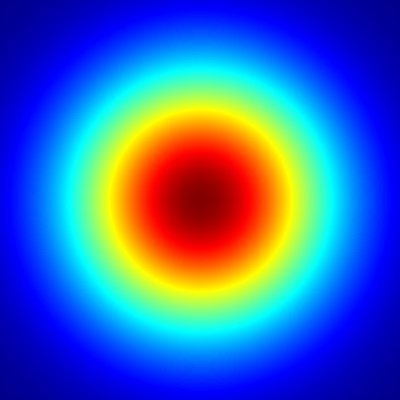
#> input picture color开方.jpg, 400 x 400 px
$ python -i ImageAugment.py   (imports and definitions only)   (older library calls are emulated)
#> lines starting #> are read from the running program, lines starting #| are printed output that depends on the picture; after the words box and inside, x2 and y2 are one past the last pixel; in counts of white or black regions, pixels touching at a corner belong together
# -*- coding: utf-8 -*-

"""
******不改变原始xml的一些数据增强方法 type 1-10*******
把增强后的图像和xml一起放入新的文件夹
rootpath:picture_xml原始路径
savepath：picture_xml保存路径
*******改变原始 xml的一些数据增强方法  type 11-15******
修改图片的同时修改对应的xml
file_path:传入类别的信息txt，最好和生成labelmap的顺序一致
rootpath:picture_xml原始路径
savepath：picture_xml保存路径

11:自定义裁剪，图像大小 w,h，例如 w=400,h=600
12：自定义平移，平移比例 w,h [0-1] 例如w=0.1,h=0,2
13：自定义缩放，调整图像大小 w,h,例如 w=400,h=600
14：图像翻转
15:图像任意旋转，传入旋转角度列表anglelist=[90,-90]

"""
import cv2
import random
import math
import os,shutil
import numpy as np
from PIL import Image, ImageStat
from skimage import exposure
import matplotlib.pyplot as plt
import tensorlayer as tl
from lxml.etree import Element, SubElement, tostring
import xml.etree.ElementTree as ET


# [28 lines left out: functions hisColor_Img, clahe_Img, not called in this run]

def whiteBalance_Img(path):
    """
    对图像白平衡处理
    """
#> called with path = 'color开方.jpg'
    img = cv2.imread(path)
#> img is the input picture: shape (400, 400, 3); mean B, G, R 178.1, 100.7, 59.7
    b, g, r = cv2.split(img)
    Y = 0.299 * r + 0.587 * g + 0.114 * b
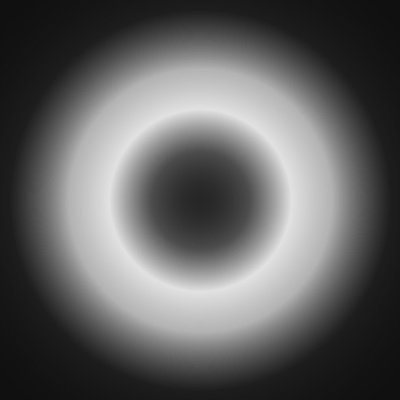
#> Y: shape (400, 400) float64; min 16.03, max 226.7, mean 97.3
    Cr = 0.5 * r - 0.419 * g - 0.081 * b
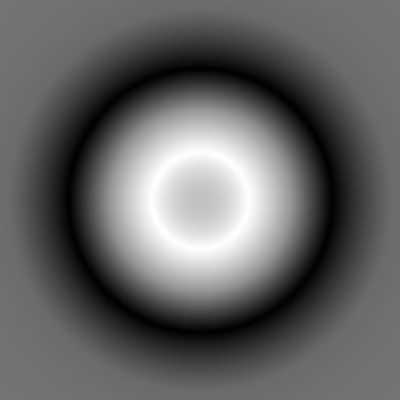
#> Cr: shape (400, 400) float64; min -126.8, max 126.3, mean -26.7; drawn with min black and max white
    Cb = -0.169 * r - 0.331 * g + 0.5 * b
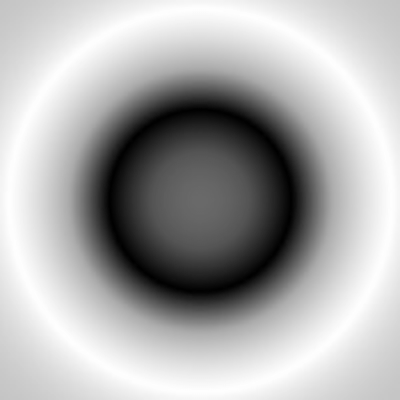
#> Cb: shape (400, 400) float64; min -126.8, max 127, mean 45.6; drawn with min black and max white
    Mr = np.mean(Cr)
#> Mr = -26.73
    Mb = np.mean(Cb)
#> Mb = 45.64
    Dr = np.var(Cr)
#> Dr = 3373.3
    Db = np.var(Cb)
#> Db = 5997.4
    temp_arry = (np.abs(Cb - (Mb + Db * np.sign(Mb))) < 1.5 * Db) & (
                np.abs(Cr - (1.5 * Mr + Dr * np.sign(Mr))) < 1.5 * Dr)
#> temp_arry: shape (400, 400) bool; every value is 1
    RL = Y * temp_arry
    # 选取候选白点数的最亮10%确定为最终白点，并选择其前10%中的最小亮度值
    L_list = list(np.reshape(RL, (RL.shape[0] * RL.shape[1],)).astype(np.int))
#> L_list = 160000 items
    hist_list = np.zeros(256)
    min_val = 0
    sum = 0
    for val in L_list:
        hist_list[val] += 1
#> this loop made 160000 passes
#> val on passes 1 to 3: 16, 16, 16
#> after the loop, hist_list = 256 values, max 5335 at index 26, min 0 at index 0, mean 625
    for l_val in range(255, 0, -1):
        sum += hist_list[l_val]
        if sum >= len(L_list) * 0.1:
            min_val = l_val
            break
#> this loop made 55 passes
#> sum on passes 1 to 12: 0, 0, 0, 0, 0, 0, 0, 0, 0, 0, 0, 0
#> after the loop, sum = 16663
    # 取最亮的前10%为最终的白点
    white_index = RL < min_val
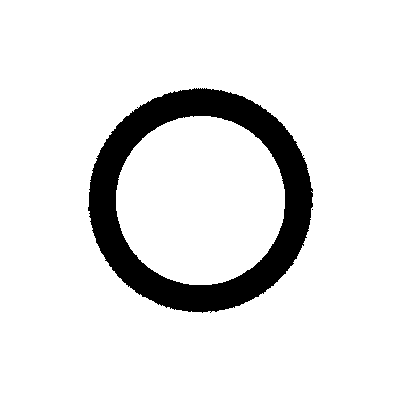
#> white_index: shape (400, 400) bool; 89.6% white; 2 black regions (1 under 20 px), largest, box (x1, y1, x2, y2) and area: (88, 88, 313, 313) 16662
    RL[white_index] = 0
    # 计算选取为白点的每个通道的增益
    b[white_index] = 0
    g[white_index] = 0
    r[white_index] = 0
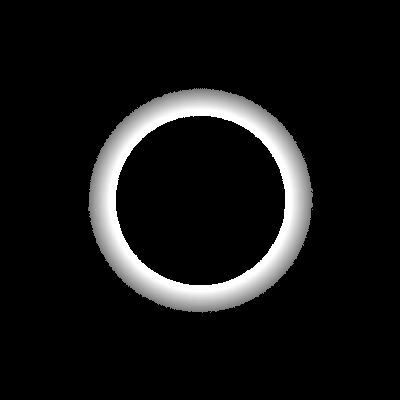
#> r: shape (400, 400); min 0, max 255, mean 20.9
    Y_max = np.max(RL)
#> Y_max = 226.7
    b_gain = Y_max / (np.sum(b) / np.sum(b > 0))
#> b_gain = 3.52
    g_gain = Y_max / (np.sum(g) / np.sum(g > 0))
#> g_gain = 0.906
    r_gain = Y_max / (np.sum(r) / np.sum(r > 0))
#> r_gain = 1.13
    b, g, r = cv2.split(img)
    b = b * b_gain
    g = g * g_gain
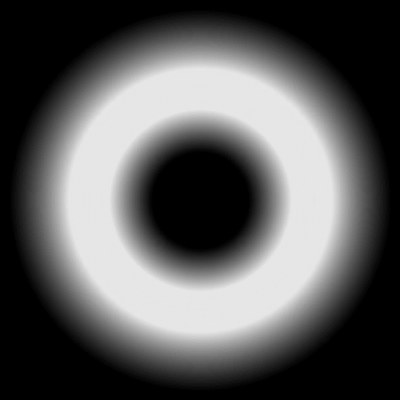
#> g: shape (400, 400) float64; min 0, max 230.9, mean 91.1
    r = r * r_gain
    # 溢出处理
    b[b > 255] = 255
    g[g > 255] = 255
    r[r > 255] = 255
#> r: shape (400, 400) float64; min 0, max 255, mean 63.3
    res_img = cv2.merge((b, g, r))
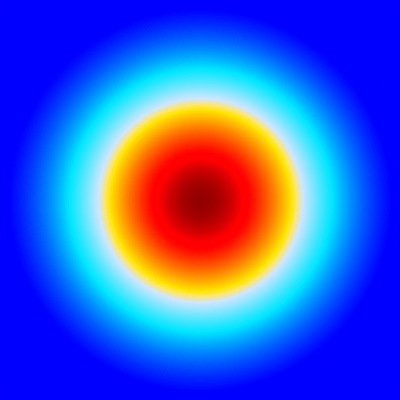
#> res_img: shape (400, 400, 3) float64; mean of channels 0, 1, 2 208.5, 91.1, 63.3; drawn as B, G, R
    return res_img

# [49 lines left out: functions bright_Img, illumination_Img, create_mask, xiufu_Img, image_brightness, not called in this run]
def calc_gamma(brightness):
    return brightness/127.0
# [401 lines left out: functions image_gamma_transform, autobright_Img, probability_random_event, erase_Img, blur_Img, compress_Img and 7 more, not called in this run]


# [125 lines not run here, left out]

>>> result = whiteBalance_Img('color开方.jpg')
